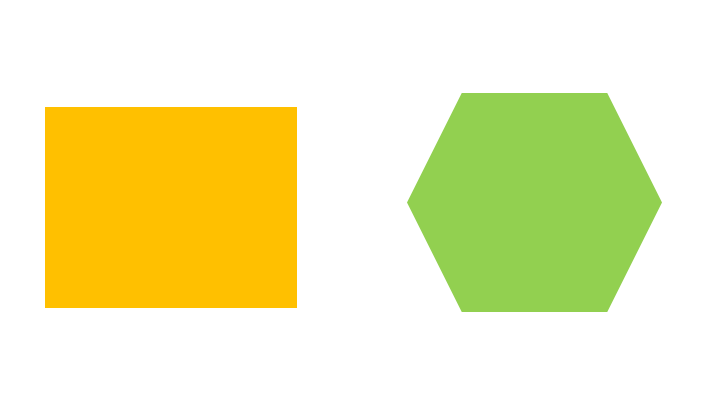
#> input picture 17_contour/images/poly.png, 720 x 405 px
$ python 2_approxpoly.py
#> lines starting #> are read from the running program, lines starting #| are printed output that depends on the picture; after the words box and inside, x2 and y2 are one past the last pixel; in counts of white or black regions, pixels touching at a corner belong together
import cv2

RECT, HEXAGON = 0, 1

frame = cv2.imread("./images/poly.png")
#> frame is the input picture: shape (405, 720, 3); mean B, G, R 184.4, 237, 238.6

gray = cv2.cvtColor(frame, cv2.COLOR_BGR2GRAY)
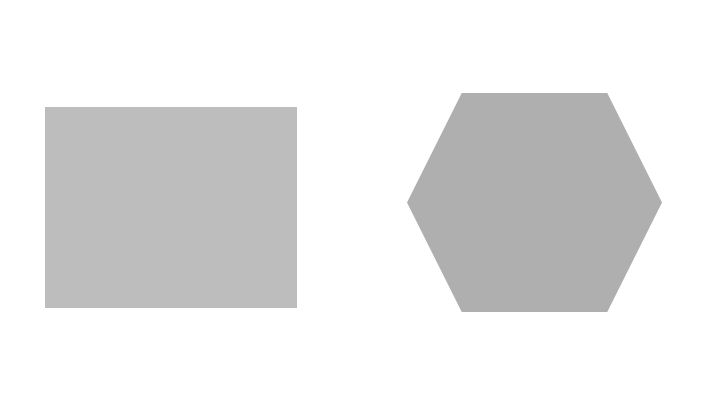
#> gray: shape (405, 720); min 175, max 255, mean 231.5

edged = cv2.Canny(gray, 50, 150)
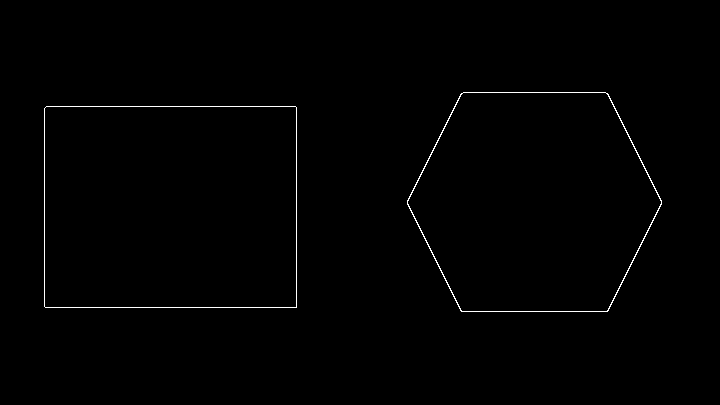
#> edged: shape (405, 720); 0.63% white in thin lines or dots, all inside (x1, y1, x2, y2) = (44, 92, 662, 312)
edged = cv2.dilate(edged, None, iterations=1)
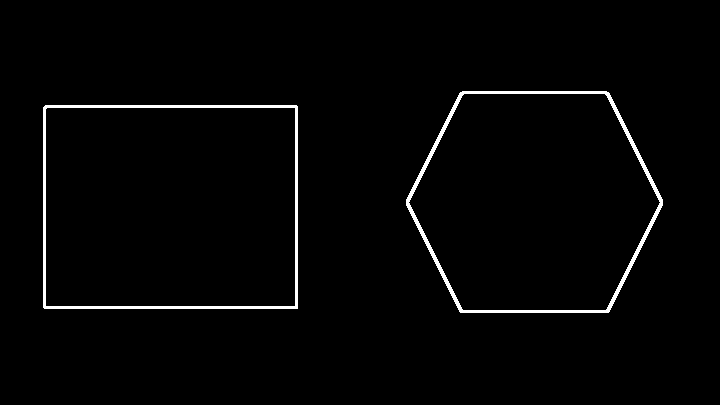
#> edged: shape (405, 720); 1.9% white; 2 white regions
contours, hierarchy = cv2.findContours(edged, cv2.RETR_EXTERNAL, cv2.CHAIN_APPROX_SIMPLE)
#> contours = 2 contours; box (x1, y1, x2, y2) and area: (43, 105, 298, 309) 51559, (406, 91, 663, 313) 44909

print('=== 處理前')
print('矩形點數量：{}'.format(len(contours[RECT])))
#| 矩形點數量：7
print('六邊形點數量：{}'.format(len(contours[HEXAGON])))
#| 六邊形點數量：436

approx_rect = cv2.approxPolyDP(contours[RECT], 30, True)
#> approx_rect = [[43, 107], [44, 308], [297, 308], [296, 105]]
approx_hex = cv2.approxPolyDP(contours[HEXAGON], 30, True)
#> approx_hex = [[460, 92], [406, 199], [459, 311], [608, 312], [662, 205], [609, 93]]

print('=== 處理後')
print('矩形點數量：{}'.format(len(approx_rect)))
#| 矩形點數量：4
print('六邊形點數量：{}'.format(len(approx_hex)))
#| 六邊形點數量：6

cv2.drawContours(frame, [approx_rect], -1, (0, 0, 255), 5)
cv2.drawContours(frame, [approx_hex], -1, (0, 0, 255), 5)
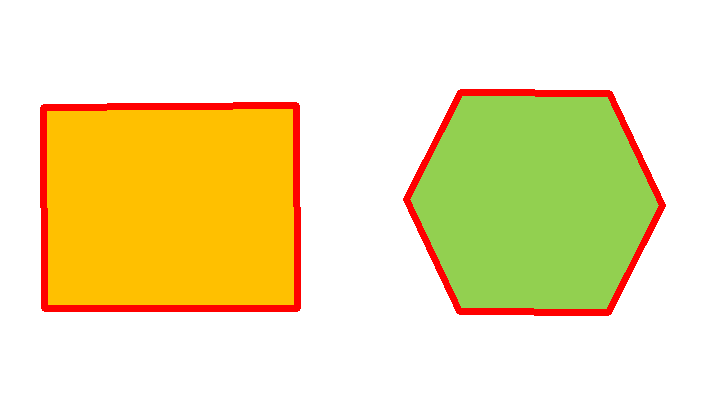
#> frame: shape (405, 720, 3); mean B, G, R 177.8, 227.7, 239.4

cv2.imshow('frame', frame)
cv2.waitKey(0)
cv2.destroyAllWindows()
